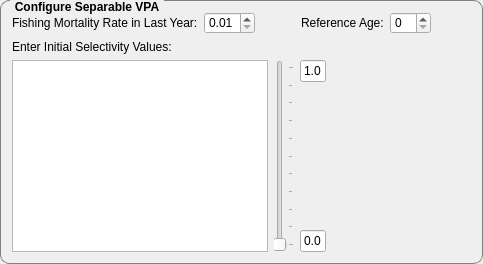
        <widget class="QGroupBox" name="SSVPAConfigure2GB">
         <property name="sizePolicy">
          <sizepolicy hsizetype="Preferred" vsizetype="Preferred">
           <horstretch>1</horstretch>
           <verstretch>0</verstretch>
          </sizepolicy>
         </property>
         <property name="font">
          <font>
           <weight>75</weight>
           <bold>true</bold>
          </font>
         </property>
         <property name="styleSheet">
          <string notr="true">
QGroupBox {
    border: 1px solid gray;
    border-radius: 9px;
    margin-top: 0.5em;
    font-weight: bold;
}

QGroupBox::title {
    subcontrol-origin: margin;
    left: 10px;
    padding: 0 3px 0 3px;
}</string>
         </property>
         <property name="title">
          <string>Configure Separable VPA</string>
         </property>
         <layout class="QVBoxLayout" name="verticalLayout_40">
          <item>
           <layout class="QHBoxLayout" name="horizontalLayout_4">
            <item>
             <widget class="QLabel" name="LastYearMortalityRateLBL">
              <property name="font">
               <font>
                <weight>50</weight>
                <bold>false</bold>
               </font>
              </property>
              <property name="text">
               <string>Fishing Mortality Rate in Last Year:</string>
              </property>
             </widget>
            </item>
            <item>
             <widget class="QDoubleSpinBox" name="LastYearMortalityRateDSB">
              <property name="font">
               <font>
                <weight>50</weight>
                <bold>false</bold>
               </font>
              </property>
              <property name="minimum">
               <double>0.010000000000000</double>
              </property>
              <property name="maximum">
               <double>5.000000000000000</double>
              </property>
              <property name="singleStep">
               <double>0.010000000000000</double>
              </property>
              <property name="value">
               <double>0.010000000000000</double>
              </property>
             </widget>
            </item>
            <item>
             <spacer name="horizontalSpacer_3">
              <property name="orientation">
               <enum>Qt::Horizontal</enum>
              </property>
              <property name="sizeType">
               <enum>QSizePolicy::Fixed</enum>
              </property>
              <property name="sizeHint" stdset="0">
               <size>
                <width>40</width>
                <height>20</height>
               </size>
              </property>
             </spacer>
            </item>
            <item>
             <widget class="QLabel" name="ReferenceAgeLBL">
              <property name="font">
               <font>
                <weight>50</weight>
                <bold>false</bold>
               </font>
              </property>
              <property name="toolTip">
               <string>Age of fish that are fully recruited to fishery.</string>
              </property>
              <property name="statusTip">
               <string>Age of fish that are fully recruited to fishery.</string>
              </property>
              <property name="text">
               <string>Reference Age:</string>
              </property>
             </widget>
            </item>
            <item>
             <widget class="QSpinBox" name="ReferenceAgeSB">
              <property name="font">
               <font>
                <weight>50</weight>
                <bold>false</bold>
               </font>
              </property>
              <property name="toolTip">
               <string>Age of fish that are fully recruited to fishery.</string>
              </property>
              <property name="statusTip">
               <string>Age of fish that are fully recruited to fishery.</string>
              </property>
             </widget>
            </item>
            <item>
             <spacer name="horizontalSpacer_4">
              <property name="orientation">
               <enum>Qt::Horizontal</enum>
              </property>
              <property name="sizeHint" stdset="0">
               <size>
                <width>40</width>
                <height>20</height>
               </size>
              </property>
             </spacer>
            </item>
           </layout>
          </item>
          <item>
           <widget class="QLabel" name="InitialSelectivityLBL">
            <property name="font">
             <font>
              <weight>50</weight>
              <bold>false</bold>
             </font>
            </property>
            <property name="text">
             <string>Enter Initial Selectivity Values:</string>
            </property>
           </widget>
          </item>
          <item>
           <layout class="QHBoxLayout" name="horizontalLayout_5" stretch="0,0,0,0">
            <item>
             <widget class="QTableView" name="SSVPAInitialSelectivityTV">
              <property name="font">
               <font>
                <weight>50</weight>
                <bold>false</bold>
               </font>
              </property>
              <property name="toolTip">
               <string>Percent of Age Class that gets caught.</string>
              </property>
              <property name="statusTip">
               <string>Percent of Age Class that gets caught.</string>
              </property>
             </widget>
            </item>
            <item>
             <widget class="QSlider" name="SelectivitySL">
              <property name="maximum">
               <number>100</number>
              </property>
              <property name="orientation">
               <enum>Qt::Vertical</enum>
              </property>
              <property name="tickPosition">
               <enum>QSlider::TicksBelow</enum>
              </property>
              <property name="tickInterval">
               <number>10</number>
              </property>
             </widget>
            </item>
            <item>
             <layout class="QVBoxLayout" name="SelectivityLayout">
              <property name="sizeConstraint">
               <enum>QLayout::SetMinimumSize</enum>
              </property>
              <item>
               <widget class="QLineEdit" name="SelectivityMaxLE">
                <property name="sizePolicy">
                 <sizepolicy hsizetype="Fixed" vsizetype="Fixed">
                  <horstretch>0</horstretch>
                  <verstretch>0</verstretch>
                 </sizepolicy>
                </property>
                <property name="maximumSize">
                 <size>
                  <width>26</width>
                  <height>25</height>
                 </size>
                </property>
                <property name="font">
                 <font>
                  <weight>50</weight>
                  <bold>false</bold>
                 </font>
                </property>
                <property name="text">
                 <string>1.0</string>
                </property>
                <property name="alignment">
                 <set>Qt::AlignRight|Qt::AlignTrailing|Qt::AlignVCenter</set>
                </property>
                <property name="readOnly">
                 <bool>true</bool>
                </property>
               </widget>
              </item>
              <item>
               <spacer name="verticalSpacer_4">
                <property name="orientation">
                 <enum>Qt::Vertical</enum>
                </property>
                <property name="sizeType">
                 <enum>QSizePolicy::Expanding</enum>
                </property>
                <property name="sizeHint" stdset="0">
                 <size>
                  <width>20</width>
                  <height>40</height>
                 </size>
                </property>
               </spacer>
              </item>
              <item>
               <widget class="QLineEdit" name="SelectivityMinLE">
                <property name="sizePolicy">
                 <sizepolicy hsizetype="Fixed" vsizetype="Fixed">
                  <horstretch>0</horstretch>
                  <verstretch>0</verstretch>
                 </sizepolicy>
                </property>
                <property name="maximumSize">
                 <size>
                  <width>26</width>
                  <height>25</height>
                 </size>
                </property>
                <property name="font">
                 <font>
                  <weight>50</weight>
                  <bold>false</bold>
                 </font>
                </property>
                <property name="text">
                 <string>0.0</string>
                </property>
                <property name="alignment">
                 <set>Qt::AlignRight|Qt::AlignTrailing|Qt::AlignVCenter</set>
                </property>
                <property name="readOnly">
                 <bool>true</bool>
                </property>
               </widget>
              </item>
             </layout>
            </item>
            <item>
             <spacer name="horizontalSpacer_5">
              <property name="orientation">
               <enum>Qt::Horizontal</enum>
              </property>
              <property name="sizeHint" stdset="0">
               <size>
                <width>40</width>
                <height>20</height>
               </size>
              </property>
             </spacer>
            </item>
           </layout>
          </item>
         </layout>
         <zorder>InitialSelectivityLBL</zorder>
         <zorder></zorder>
         <zorder></zorder>
        </widget>
